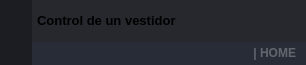
        <widget class="QFrame" name="frame_top">
         <property name="minimumSize">
          <size>
           <width>0</width>
           <height>65</height>
          </size>
         </property>
         <property name="maximumSize">
          <size>
           <width>16777215</width>
           <height>65</height>
          </size>
         </property>
         <property name="styleSheet">
          <string notr="true">background-color: transparent;</string>
         </property>
         <property name="frameShape">
          <enum>QFrame::NoFrame</enum>
         </property>
         <property name="frameShadow">
          <enum>QFrame::Raised</enum>
         </property>
         <layout class="QHBoxLayout" name="horizontalLayout_3">
          <property name="spacing">
           <number>0</number>
          </property>
          <property name="leftMargin">
           <number>0</number>
          </property>
          <property name="topMargin">
           <number>0</number>
          </property>
          <property name="rightMargin">
           <number>0</number>
          </property>
          <property name="bottomMargin">
           <number>0</number>
          </property>
          <item>
           <widget class="QFrame" name="frame_toggle">
            <property name="maximumSize">
             <size>
              <width>70</width>
              <height>16777215</height>
             </size>
            </property>
            <property name="styleSheet">
             <string notr="true">background-color: rgb(27, 29, 35);</string>
            </property>
            <property name="frameShape">
             <enum>QFrame::NoFrame</enum>
            </property>
            <property name="frameShadow">
             <enum>QFrame::Raised</enum>
            </property>
            <layout class="QVBoxLayout" name="verticalLayout_3">
             <property name="spacing">
              <number>0</number>
             </property>
             <property name="leftMargin">
              <number>0</number>
             </property>
             <property name="topMargin">
              <number>0</number>
             </property>
             <property name="rightMargin">
              <number>0</number>
             </property>
             <property name="bottomMargin">
              <number>0</number>
             </property>
             <item>
              <widget class="QPushButton" name="btn_toggle_menu">
               <property name="sizePolicy">
                <sizepolicy hsizetype="Expanding" vsizetype="Expanding">
                 <horstretch>0</horstretch>
                 <verstretch>0</verstretch>
                </sizepolicy>
               </property>
               <property name="styleSheet">
                <string notr="true">QPushButton {
	background-image: url(:/24x24/icons/24x24/cil-menu.png);
	background-position: center;
	background-repeat: no-reperat;
	border: none;
	background-color: rgb(27, 29, 35);
}
QPushButton:hover {
	background-color: rgb(33, 37, 43);
}
QPushButton:pressed {
	background-color: rgb(85, 170, 255);
}</string>
               </property>
               <property name="text">
                <string/>
               </property>
              </widget>
             </item>
            </layout>
           </widget>
          </item>
          <item>
           <widget class="QFrame" name="frame_top_right">
            <property name="styleSheet">
             <string notr="true">background: transparent;</string>
            </property>
            <property name="frameShape">
             <enum>QFrame::NoFrame</enum>
            </property>
            <property name="frameShadow">
             <enum>QFrame::Raised</enum>
            </property>
            <layout class="QVBoxLayout" name="verticalLayout_2">
             <property name="spacing">
              <number>0</number>
             </property>
             <property name="leftMargin">
              <number>0</number>
             </property>
             <property name="topMargin">
              <number>0</number>
             </property>
             <property name="rightMargin">
              <number>0</number>
             </property>
             <property name="bottomMargin">
              <number>0</number>
             </property>
             <item>
              <widget class="QFrame" name="frame_top_btns">
               <property name="maximumSize">
                <size>
                 <width>16777215</width>
                 <height>42</height>
                </size>
               </property>
               <property name="styleSheet">
                <string notr="true">background-color: rgba(27, 29, 35, 200)</string>
               </property>
               <property name="frameShape">
                <enum>QFrame::NoFrame</enum>
               </property>
               <property name="frameShadow">
                <enum>QFrame::Raised</enum>
               </property>
               <layout class="QHBoxLayout" name="horizontalLayout_4">
                <property name="spacing">
                 <number>0</number>
                </property>
                <property name="leftMargin">
                 <number>0</number>
                </property>
                <property name="topMargin">
                 <number>0</number>
                </property>
                <property name="rightMargin">
                 <number>0</number>
                </property>
                <property name="bottomMargin">
                 <number>0</number>
                </property>
                <item>
                 <widget class="QFrame" name="frame_label_top_btns">
                  <property name="sizePolicy">
                   <sizepolicy hsizetype="Expanding" vsizetype="Preferred">
                    <horstretch>0</horstretch>
                    <verstretch>0</verstretch>
                   </sizepolicy>
                  </property>
                  <property name="frameShape">
                   <enum>QFrame::NoFrame</enum>
                  </property>
                  <property name="frameShadow">
                   <enum>QFrame::Raised</enum>
                  </property>
                  <layout class="QHBoxLayout" name="horizontalLayout_10">
                   <property name="spacing">
                    <number>0</number>
                   </property>
                   <property name="leftMargin">
                    <number>5</number>
                   </property>
                   <property name="topMargin">
                    <number>0</number>
                   </property>
                   <property name="rightMargin">
                    <number>10</number>
                   </property>
                   <property name="bottomMargin">
                    <number>0</number>
                   </property>
                   <item>
                    <widget class="QFrame" name="frame_icon_top_bar">
                     <property name="maximumSize">
                      <size>
                       <width>30</width>
                       <height>30</height>
                      </size>
                     </property>
                     <property name="styleSheet">
                      <string notr="true">background: transparent;
background-image: url(:/16x16/icons/16x16/cil-terminal.png);
background-position: center;
background-repeat: no-repeat;
</string>
                     </property>
                     <property name="frameShape">
                      <enum>QFrame::StyledPanel</enum>
                     </property>
                     <property name="frameShadow">
                      <enum>QFrame::Raised</enum>
                     </property>
                    </widget>
                   </item>
                   <item>
                    <widget class="QLabel" name="label_title_bar_top">
                     <property name="font">
                      <font>
                       <family>Segoe UI</family>
                       <pointsize>10</pointsize>
                       <weight>75</weight>
                       <bold>true</bold>
                      </font>
                     </property>
                     <property name="styleSheet">
                      <string notr="true">background: transparent;
</string>
                     </property>
                     <property name="text">
                      <string>Control de un &lt;strong&gt;vestidor&lt;strong&gt;</string>
                     </property>
                    </widget>
                   </item>
                  </layout>
                 </widget>
                </item>
                <item alignment="Qt::AlignRight">
                 <widget class="QFrame" name="frame_btns_right">
                  <property name="sizePolicy">
                   <sizepolicy hsizetype="Expanding" vsizetype="Preferred">
                    <horstretch>0</horstretch>
                    <verstretch>0</verstretch>
                   </sizepolicy>
                  </property>
                  <property name="maximumSize">
                   <size>
                    <width>120</width>
                    <height>16777215</height>
                   </size>
                  </property>
                  <property name="frameShape">
                   <enum>QFrame::NoFrame</enum>
                  </property>
                  <property name="frameShadow">
                   <enum>QFrame::Raised</enum>
                  </property>
                  <layout class="QHBoxLayout" name="horizontalLayout_5">
                   <property name="spacing">
                    <number>0</number>
                   </property>
                   <property name="leftMargin">
                    <number>0</number>
                   </property>
                   <property name="topMargin">
                    <number>0</number>
                   </property>
                   <property name="rightMargin">
                    <number>0</number>
                   </property>
                   <property name="bottomMargin">
                    <number>0</number>
                   </property>
                   <item>
                    <widget class="QPushButton" name="btn_minimize">
                     <property name="sizePolicy">
                      <sizepolicy hsizetype="Minimum" vsizetype="Expanding">
                       <horstretch>0</horstretch>
                       <verstretch>0</verstretch>
                      </sizepolicy>
                     </property>
                     <property name="minimumSize">
                      <size>
                       <width>40</width>
                       <height>0</height>
                      </size>
                     </property>
                     <property name="maximumSize">
                      <size>
                       <width>40</width>
                       <height>16777215</height>
                      </size>
                     </property>
                     <property name="toolTip">
                      <string>Minimize</string>
                     </property>
                     <property name="styleSheet">
                      <string notr="true">QPushButton {
	border: none;
	background-color: transparent;
}
QPushButton:hover {
	background-color: rgb(52, 59, 72);
}
QPushButton:pressed {
	background-color: rgb(85, 170, 255);
}</string>
                     </property>
                     <property name="text">
                      <string/>
                     </property>
                     <property name="icon">
                      <iconset resource="resources/resources_file.qrc">
                       <normaloff>:/16x16/icons/16x16/cil-window-minimize.png</normaloff>:/16x16/icons/16x16/cil-window-minimize.png</iconset>
                     </property>
                    </widget>
                   </item>
                   <item>
                    <widget class="QPushButton" name="btn_maximize_restore">
                     <property name="sizePolicy">
                      <sizepolicy hsizetype="Minimum" vsizetype="Expanding">
                       <horstretch>0</horstretch>
                       <verstretch>0</verstretch>
                      </sizepolicy>
                     </property>
                     <property name="minimumSize">
                      <size>
                       <width>40</width>
                       <height>0</height>
                      </size>
                     </property>
                     <property name="maximumSize">
                      <size>
                       <width>40</width>
                       <height>16777215</height>
                      </size>
                     </property>
                     <property name="toolTip">
                      <string>Maximize</string>
                     </property>
                     <property name="styleSheet">
                      <string notr="true">QPushButton {
	border: none;
	background-color: transparent;
}
QPushButton:hover {
	background-color: rgb(52, 59, 72);
}
QPushButton:pressed {
	background-color: rgb(85, 170, 255);
}</string>
                     </property>
                     <property name="text">
                      <string/>
                     </property>
                     <property name="icon">
                      <iconset resource="resources/resources_file.qrc">
                       <normaloff>:/16x16/icons/16x16/cil-window-maximize.png</normaloff>:/16x16/icons/16x16/cil-window-maximize.png</iconset>
                     </property>
                    </widget>
                   </item>
                   <item>
                    <widget class="QPushButton" name="btn_close">
                     <property name="sizePolicy">
                      <sizepolicy hsizetype="Minimum" vsizetype="Expanding">
                       <horstretch>0</horstretch>
                       <verstretch>0</verstretch>
                      </sizepolicy>
                     </property>
                     <property name="minimumSize">
                      <size>
                       <width>40</width>
                       <height>0</height>
                      </size>
                     </property>
                     <property name="maximumSize">
                      <size>
                       <width>40</width>
                       <height>16777215</height>
                      </size>
                     </property>
                     <property name="toolTip">
                      <string>Close</string>
                     </property>
                     <property name="styleSheet">
                      <string notr="true">QPushButton {
	border: none;
	background-color: transparent;
}
QPushButton:hover {
	background-color: rgb(52, 59, 72);
}
QPushButton:pressed {
	background-color: rgb(85, 170, 255);
}</string>
                     </property>
                     <property name="text">
                      <string/>
                     </property>
                     <property name="icon">
                      <iconset resource="resources/resources_file.qrc">
                       <normaloff>:/16x16/icons/16x16/cil-x.png</normaloff>:/16x16/icons/16x16/cil-x.png</iconset>
                     </property>
                    </widget>
                   </item>
                  </layout>
                 </widget>
                </item>
               </layout>
              </widget>
             </item>
             <item>
              <widget class="QFrame" name="frame_top_info">
               <property name="maximumSize">
                <size>
                 <width>16777215</width>
                 <height>65</height>
                </size>
               </property>
               <property name="styleSheet">
                <string notr="true">background-color: rgb(39, 44, 54);</string>
               </property>
               <property name="frameShape">
                <enum>QFrame::NoFrame</enum>
               </property>
               <property name="frameShadow">
                <enum>QFrame::Raised</enum>
               </property>
               <layout class="QHBoxLayout" name="horizontalLayout_8">
                <property name="spacing">
                 <number>0</number>
                </property>
                <property name="leftMargin">
                 <number>10</number>
                </property>
                <property name="topMargin">
                 <number>0</number>
                </property>
                <property name="rightMargin">
                 <number>10</number>
                </property>
                <property name="bottomMargin">
                 <number>0</number>
                </property>
                <item>
                 <widget class="QLabel" name="label_top_info_1">
                  <property name="maximumSize">
                   <size>
                    <width>16777215</width>
                    <height>15</height>
                   </size>
                  </property>
                  <property name="font">
                   <font>
                    <family>Segoe UI</family>
                   </font>
                  </property>
                  <property name="styleSheet">
                   <string notr="true">background-color: rgb(39, 44, 54);</string>
                  </property>
                  <property name="text">
                   <string/>
                  </property>
                 </widget>
                </item>
                <item>
                 <widget class="QLabel" name="label_top_info_2">
                  <property name="minimumSize">
                   <size>
                    <width>0</width>
                    <height>0</height>
                   </size>
                  </property>
                  <property name="maximumSize">
                   <size>
                    <width>250</width>
                    <height>20</height>
                   </size>
                  </property>
                  <property name="font">
                   <font>
                    <family>Segoe UI</family>
                    <weight>75</weight>
                    <bold>true</bold>
                   </font>
                  </property>
                  <property name="styleSheet">
                   <string notr="true">color: rgb(98, 103, 111);</string>
                  </property>
                  <property name="text">
                   <string>| HOME</string>
                  </property>
                  <property name="alignment">
                   <set>Qt::AlignRight|Qt::AlignTrailing|Qt::AlignVCenter</set>
                  </property>
                 </widget>
                </item>
               </layout>
              </widget>
             </item>
            </layout>
           </widget>
          </item>
         </layout>
        </widget>
